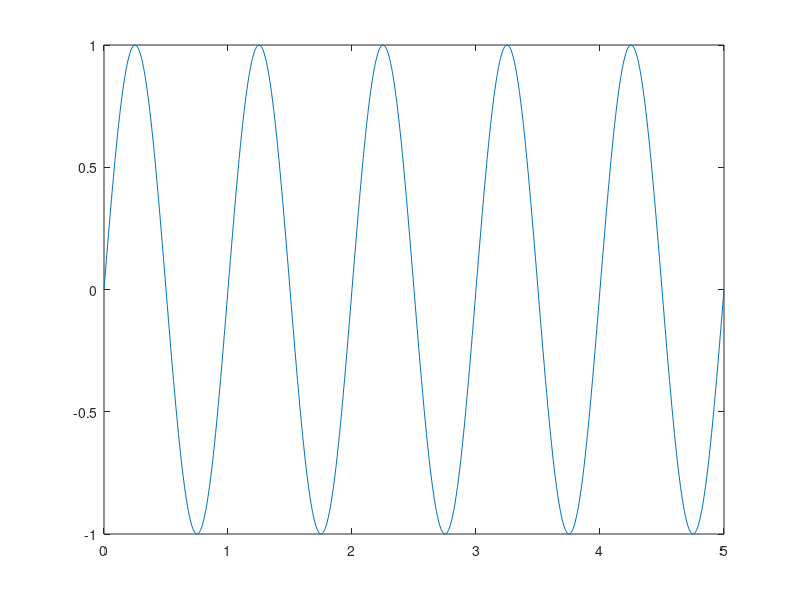

MATLAB code to generate this figure:
n=10;
t = 0:0.01:5;
f=1;
y = sin(2*pi*f*t);
stem(t,y);
plot(t,y);
for i=0:120
    if  mod(i, 2)==0
        disp(i);
    end
end
    

% % Generating a sample signal
% Fs = 1000;            % Sampling frequency
% T = 1/Fs;             % Sampling period
% L = 1000;             % Length of signal
% t = (0:L-1)*T;        % Time vector
% f = 50;               % Frequency of the signal
% S = 0.7*sin(2*pi*f*t);% Signal
% 
% % Plot the original signal
% figure;
% subplot(2, 1, 1);
% plot(t, S);
% title('Original Signal');
% xlabel('Time (s)');
% ylabel('Amplitude');
% 
% % Compute the Fourier Transform
% Y = fft(S);           % Compute Fourier Transform
% P2 = abs(Y/L);        % Compute two-sided spectrum
% P1 = P2(1:L/2+1);     % Single-sided spectrum
% P1(2:end-1) = 2*P1(2:end-1);
% 
% % Define the frequency domain
% f = Fs*(0:(L/2))/L;
% 
% % Plot the single-sided amplitude spectrum
% subplot(2, 1, 2);
% plot(f, P1);
% title('Single-Sided Amplitude Spectrum');
% xlabel('Frequency (Hz)');
% ylabel('Amplitude');
